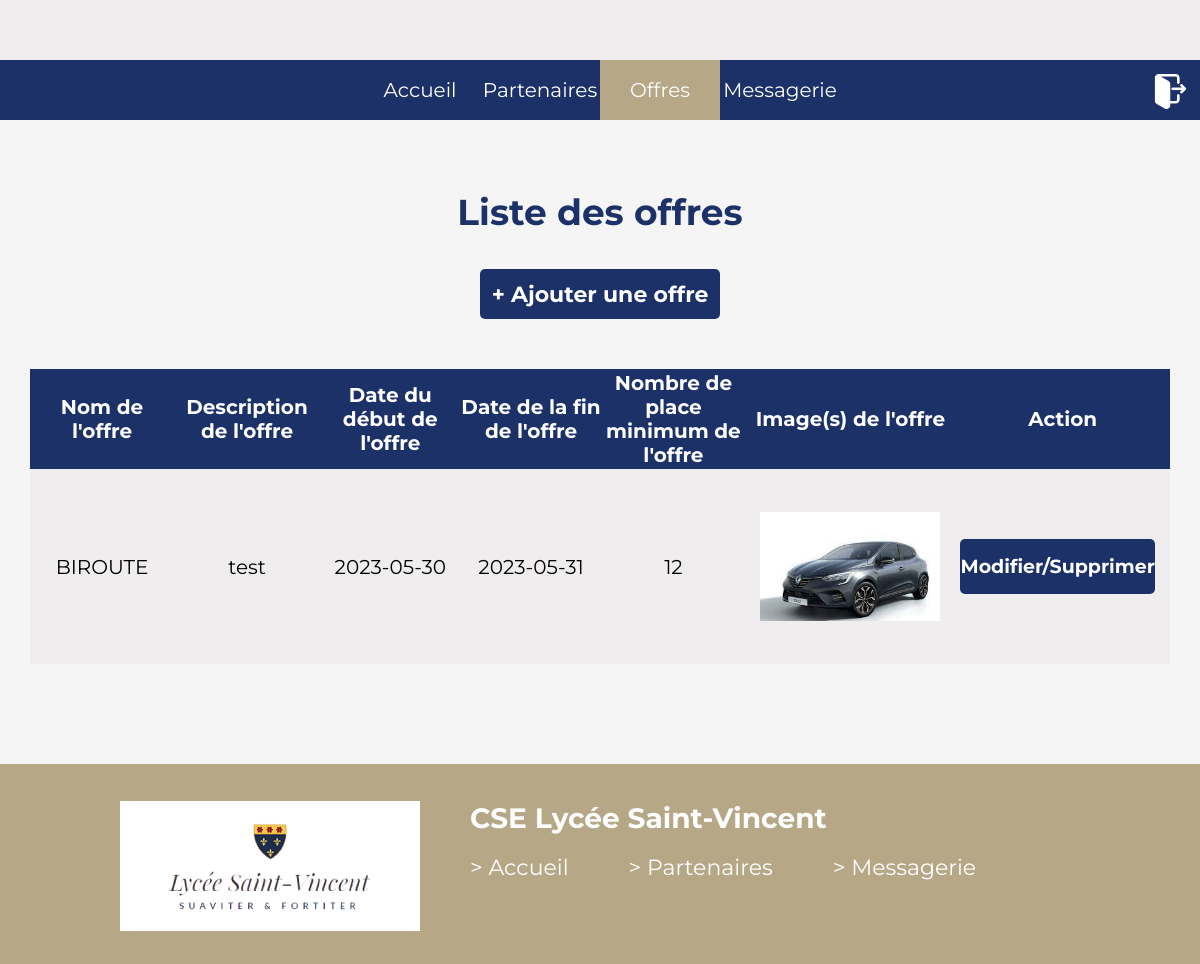
Page /billetterie-back.php (signed in) on the committed database.
### tables this page shows
CREATE TABLE `offre` (
  `Id_Offre` int(11) NOT NULL,
  `Nom_Offre` varchar(255) NOT NULL,
  `Description_Offre` varchar(3000) NOT NULL,
  `Date_Debut_Offre` date NOT NULL,
  `Date_Fin_Offre` date NOT NULL,
  `Nombre_Place_Min_Offre` int(11) NOT NULL,
  `Id_Partenaire` int(11) NOT NULL
);

CREATE TABLE `offre_image` (
  `Id_Offre` int(11) NOT NULL,
  `Id_Image` int(11) NOT NULL
);

CREATE TABLE `image` (
  `Id_Image` int(11) NOT NULL,
  `Nom_Image` varchar(255) NOT NULL
);

### billetterie-back.php (the view, shortened to what this page needs)
<?php
require_once "db.php";
$sql = "SELECT * FROM `offre`";
$statement = $pdo->prepare($sql);
$statement->execute();
$offres = $statement->fetchAll();
?>
<!DOCTYPE html>
<html lang="fr">
<head>
    <link href="billetterie-back.css" rel="stylesheet">
    <link href="header-back.css" rel="stylesheet">
    <link href="footer-back.css" rel="stylesheet">
</head>
<body>
    <?php include("header-back.php"); ?>
    <main>
        <div class="contenant-tableau">
            <h1>Liste des offres</h1>
            <div class="contenant-ajout"><a href="create-offre.php">+ Ajouter une offre</a></div>
            <table>
                <thead>
                    <tr>
                        <th>Nom de l'offre</th>
                        <th>Description de l'offre</th>
                        <th>Date du début de l'offre</th>
                        <th>Date de la fin de l'offre</th>
                        <th>Nombre de place minimum de l'offre</th>
                        <th>Image(s) de l'offre</th>
                        <th>Action</th>
                    </tr>
                </thead>
                <?php
                foreach ($offres as $offre) {
                    $query = "SELECT * FROM `offre_image` INNER JOIN `image` ON  `offre_image`.Id_Image = `image`.Id_Image  WHERE `offre_image`.Id_Offre = ?";
                    $get_all_image = $pdo->prepare($query);
                    $get_all_image->execute([$offre['Id_Offre']]);
                    $images = $get_all_image->fetchAll();
                ?>
                                <tr class="tr-body">
                    <td>
                        <div class="centrer"><?= $offre['Nom_Offre']; ?></div>
                    </td>
                    <td>
                        <div class="centrer"><?= $offre['Description_Offre']; ?></div>
                    </td>
                    <td>
                        <div class="centrer"><?= $offre['Date_Debut_Offre']; ?></div>
                    </td>
                    <td>
                        <div class="centrer"><?= $offre['Date_Fin_Offre']; ?></div>
                    </td>
                    <td>
                        <div class="centrer"><?= $offre['Nombre_Place_Min_Offre']; ?></div>
                    </td>
                    <td>
                    <?php
                        if (!empty($images)) {
                            foreach ($images as $img) {
                                ?>
                                <div class="centrer"><img src="images/offres/<?php echo $img['Nom_Image']; ?>"></div>
                                <?php
                            }
                        }
                        ?>
                    </td>
                    <td>
                        <div class="centrer">
                            <div class="contenant-boutons">
                                <a href="update-delete-offre.php?id=<?= $offre['Id_Offre'] ?>">Modifier/Supprimer</a>
                            </div>
                        </div>
                    </td>
                </tr>
                <?php
                }
                ?>
            </table>
        </div>
    </main>
    <?php include("footer-back.php"); ?>
</body>

### billetterie-back.css (style rules this page uses)
* { padding: 0; margin: 0; box-sizing: border-box; }
body { margin: 0; padding: 0; background: #F5F5F5; overflow-x: hidden; font-family: 'Montserrat', sans-serif; }
.contenant-ajout { height: 50px; width: 20%; display: flex; justify-content: center; align-items: center; background-color: #1B3168; border-radius: 5px; margin-top: 35px; }
.contenant-ajout a { width: 100%; color: white; font-size: 22px; font-weight: bold; text-decoration: none; height: 100%; display: flex; justify-content: center; align-items: center; }
.contenant-tableau { margin-top: 70px; width: 100%; display: flex; flex-direction: column; align-items: center; }
.contenant-tableau h1 { display: flex; justify-content: center; color: #1B3168; font-size: 36px; }
table { border-collapse: collapse; margin-top: 50px; width: 95%; }
thead { width: 100%; height: 70px; background-color: #1B3168; }
th { font-size: 20px; color: #fff; }
tr { border-top: 2px solid #1B3168; }
.centrer { padding: 0 5px; display: flex; justify-content: center; font-size: 20px; }
.centrer img { object-fit: contain; aspect-ratio: 1/1; padding: 10px; height: 195px; width: 200px; }
.centrer .contenant-boutons { border-radius: 5px; height: 55px; width: 98%; background-color: #1B3168; margin-right: 10px; }
.centrer .contenant-boutons a { color: white; display: flex; justify-content: center; align-items: center; height: 100%; text-decoration: none; font-weight: bold; font-size: 19px; }
tbody td, tbody th { width: 13%; font-size: 18px; }

### rows in the picture
offre: Nom_Offre "BIROUTE", Description_Offre "test", Date_Debut_Offre "2023-05-30", Date_Fin_Offre "2023-05-31", Nombre_Place_Min_Offre "12"
offre_image: Id_Image.Nom_Image (picture)
